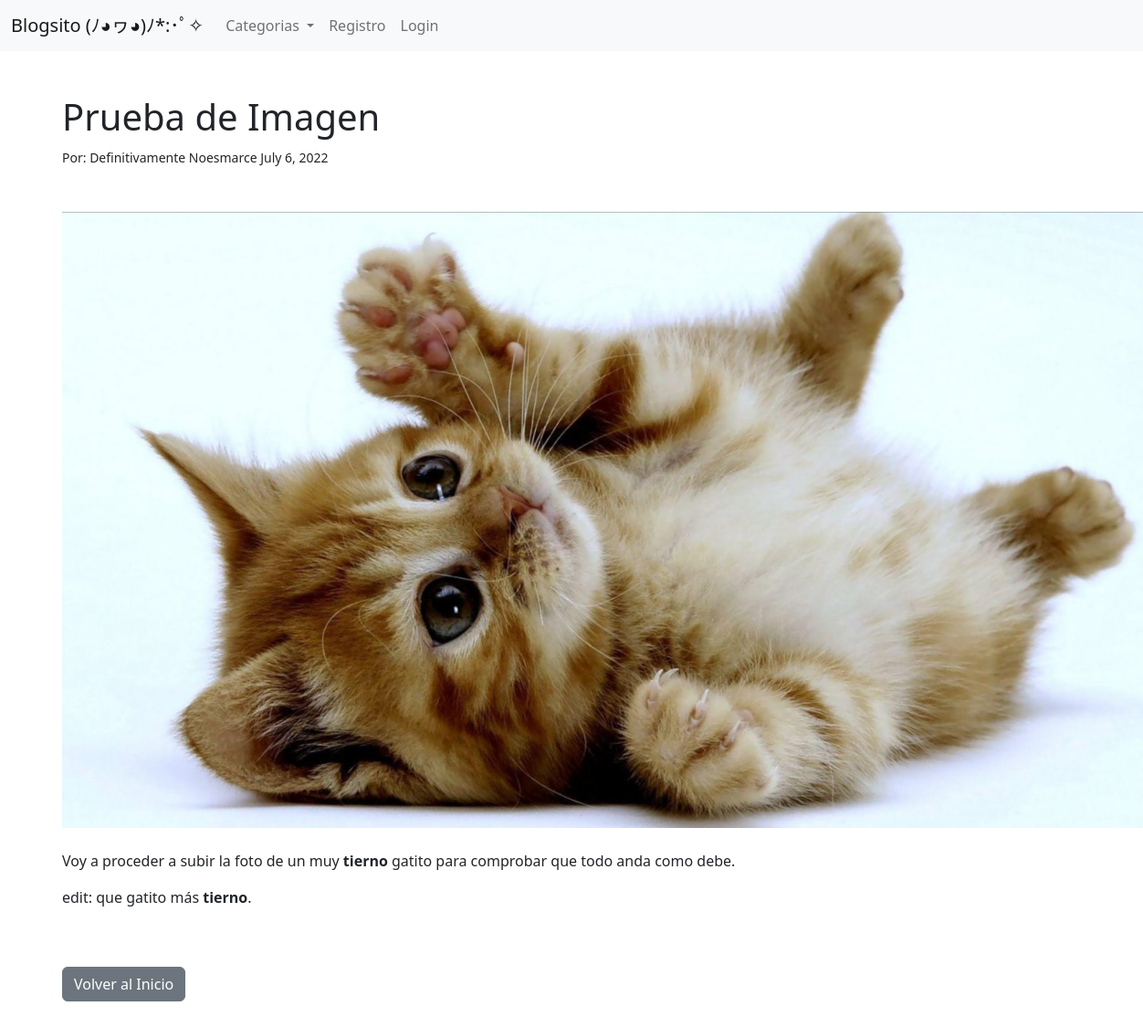
Screenshot of /articulo/14 with the database file from the repository.
### vlog/models.py (models this page shows, shortened)
class Post(models.Model):
    titulo = models.CharField(max_length=255)
    header_img = models.ImageField(upload_to="imagenes/",blank=True, null=True,)
    etiqueta = models.CharField(max_length=255)
    autor = models.ForeignKey(User, on_delete=models.CASCADE)
    cuerpo = RichTextField(blank=True, null=True)
    fecha = models.DateField(auto_now_add=True)
    categoria = models.CharField(max_length=255, default='Sin Categorizar')
    detalle = models.CharField(max_length=255)

### vlog/views.py (the view)
# urls.py: path('articulo/<int:pk>', ArticuloDetallado.as_view(), name = "ArticuloDetallado"),
class ArticuloDetallado(DetailView):
    model = Post
    template_name = 'articulo.html'
    def get_context_data(self, *args, **kwargs):
        cat_menu = Categoria.objects.all()
        context = super(ArticuloDetallado, self).get_context_data(*args, **kwargs)
        context["cat_menu"] = cat_menu
        return context

### vlog/models.py (called while the page is built)
    def __str__(self):
        return self.nombre

### vlog/templates/articulo.html (shortened to what this page needs)
{% extends 'base.html' %}
{% block content %}
<br/><br/>
<h1>{{ post.titulo }}</h1>
<small>
    Por: {{ post.autor.first_name }}
    {{ post.autor.last_name }}
    {{ post.fecha }}
    <br/><br/>
</small> </br>
{% if post.header_img %}
    <img src="{{ post.header_img.url }}">
{% endif %}
<br/><br/>
{{ post.cuerpo | safe }}
<br/><br/>
<a href="{% url 'home' %}" class="btn btn-secondary">Volver al Inicio</a></br>
<br/><br/>
{% endblock %}

### rows the page displays
Post: titulo "Prueba de Imagen", autor.first_name "Definitivamente", autor.last_name "Noesmarce", fecha "July 6, 2022", header_img (picture), cuerpo "Voy a proceder a subir la foto de un muy tierno gatito para comprobar que todo anda como debe. edit: que gatito más tierno ."
